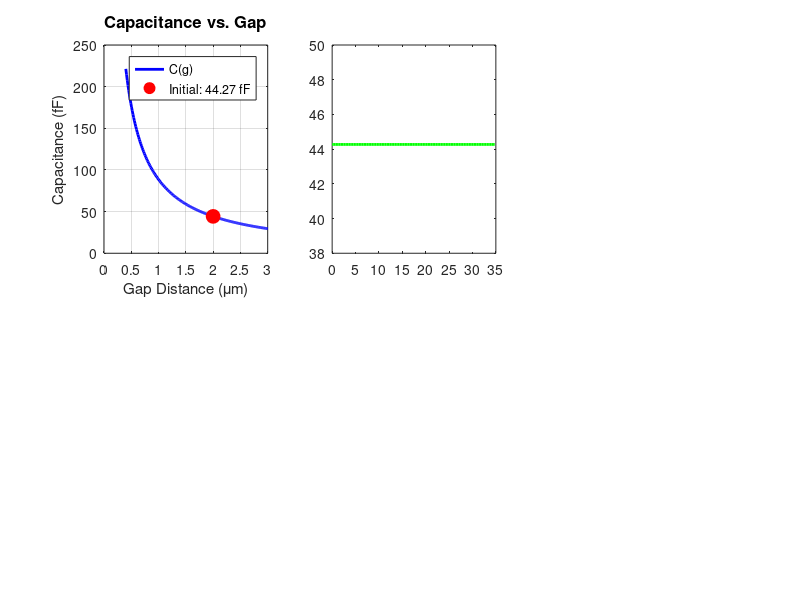

Write the MATLAB code that produced this figure. (Note: this script raises an error after producing the figure.)
%% MEMS Capacitive Sensor Model and Simulation
% ============================================
% This script models a MEMS capacitive sensor (e.g., accelerometer or pressure
% sensor) and simulates its electrical characteristics including:
% - Capacitance vs. displacement
% - Pull-in voltage
% - Electrostatic force
% - C-V characteristics
% - Sensitivity analysis
%
% Author: Silicon Fabrication Handbook Contributors
% License: MIT

clear; close all; clc;

%% Physical Constants
epsilon_0 = 8.854e-12;  % Vacuum permittivity [F/m]
epsilon_r_air = 1.0;    % Relative permittivity of air

%% Device Geometry Parameters
% Parallel plate capacitor structure
L = 200e-6;      % Plate length [m] (200 μm)
W = 50e-6;       % Plate width [m] (50 μm)
g0 = 2e-6;       % Initial gap [m] (2 μm)
t = 10e-6;       % Structural thickness [m] (10 μm)

% Calculate effective area
A = L * W;       % Overlap area [m²]

% Mechanical properties (Silicon)
E = 169e9;       % Young's modulus [Pa]
k_spring = 50;   % Spring constant [N/m] (from spring design)

%% Display Device Specifications
fprintf('\n=======================================================\n');
fprintf('MEMS CAPACITIVE SENSOR SPECIFICATIONS\n');
fprintf('=======================================================\n');
fprintf('Plate Dimensions:\n');
fprintf('  Length:          %0.1f μm\n', L*1e6);
fprintf('  Width:           %0.1f μm\n', W*1e6);
fprintf('  Thickness:       %0.1f μm\n', t*1e6);
fprintf('  Area:            %0.1f μm²\n', A*1e12);
fprintf('Initial Gap:       %0.2f μm\n', g0*1e6);
fprintf('Spring Constant:   %0.2f N/m\n', k_spring);
fprintf('=======================================================\n\n');

%% Function Definitions

% Capacitance as function of gap
capacitance = @(g) epsilon_0 * epsilon_r_air * A ./ g;

% Electrostatic force (attractive)
force_elec = @(V, g) 0.5 * epsilon_0 * A * V.^2 ./ g.^2;

% Spring restoring force
force_spring = @(x) k_spring * x;

% Pull-in voltage calculation
V_pullin = sqrt((8 * k_spring * g0^3) / (27 * epsilon_0 * A));

%% 1. C-V Characteristics at Different Displacements
fprintf('Calculating C-V characteristics...\n');

% Define displacement range (0 to 80% of gap to avoid pull-in)
x_range = linspace(0, 0.8*g0, 50);
V_range = linspace(0, 0.9*V_pullin, 100);

% Calculate capacitance matrix
C_matrix = zeros(length(x_range), length(V_range));
for i = 1:length(x_range)
    % Effective gap decreases as plate moves
    g_eff = g0 - x_range(i);
    
    % For each voltage, calculate equilibrium position
    for j = 1:length(V_range)
        % At equilibrium: F_elec = F_spring
        % This is simplified - actual device has voltage-dependent position
        C_matrix(i,j) = capacitance(g_eff);
    end
end

% Initial capacitance
C0 = capacitance(g0);

%% 2. Pull-in Analysis
fprintf('Analyzing pull-in instability...\n');

% At pull-in: V = V_pullin, x = g0/3
x_pullin = g0/3;
C_pullin = capacitance(g0 - x_pullin);

fprintf('\nPull-in Analysis:\n');
fprintf('  Pull-in Voltage:      %0.2f V\n', V_pullin);
fprintf('  Pull-in Distance:     %0.3f μm (1/3 of gap)\n', x_pullin*1e6);
fprintf('  Initial Capacitance:  %0.3f fF\n', C0*1e15);
fprintf('  Pull-in Capacitance:  %0.3f fF\n', C_pullin*1e15);
fprintf('  Capacitance Change:   %0.1f%%\n', (C_pullin/C0 - 1)*100);

%% 3. Voltage-Displacement Equilibrium
% Solve for equilibrium position at each voltage
V_eq = linspace(0, 0.95*V_pullin, 200);
x_eq = zeros(size(V_eq));

for i = 1:length(V_eq)
    % Solve equilibrium equation: k*x = 0.5*ε*A*V²/(g0-x)²
    % Rearrange: k*x*(g0-x)² = 0.5*ε*A*V²
    
    % Use fzero to find equilibrium
    eq_func = @(x) force_spring(x) - force_elec(V_eq(i), g0-x);
    
    if V_eq(i) < V_pullin
        x_eq(i) = fzero(eq_func, [0, g0/3]);
    else
        x_eq(i) = NaN;  % Beyond pull-in
    end
end

% Calculate corresponding capacitance
C_eq = capacitance(g0 - x_eq);

%% 4. Sensitivity Analysis
fprintf('\nSensitivity Analysis:\n');

% Small-signal sensitivity: dC/dx at zero bias
dC_dx = epsilon_0 * A / g0^2;
sensitivity_mechanical = dC_dx;  % [F/m]

fprintf('  Mechanical Sensitivity (dC/dx): %0.3f fF/μm\n', dC_dx*1e15*1e6);

% For 1 fF capacitance change, required displacement:
delta_C_target = 1e-15;  % 1 fF
delta_x_for_1fF = delta_C_target / dC_dx;
fprintf('  Displacement for 1 fF change:   %0.3f nm\n', delta_x_for_1fF*1e9);

% Electromechanical sensitivity: dx/dV at operating point
V_op = 0.5 * V_pullin;  % Typical operating voltage
x_op = fzero(@(x) force_spring(x) - force_elec(V_op, g0-x), [0, g0/3]);
dFelec_dx = epsilon_0 * A * V_op^2 / (g0-x_op)^3;
dx_dV = (epsilon_0 * A * V_op) / ((g0-x_op)^2 * (k_spring + dFelec_dx));
fprintf('  Electromechanical (dx/dV):      %0.3f nm/V\n', dx_dV*1e9);

%% 5. Frequency Response (Resonant Behavior)
fprintf('\nCalculating frequency response...\n');

% Assuming proof mass m and damping b
m = 5e-9;        % Mass [kg] (5 nanograms - typical)
Q = 100;         % Quality factor (vacuum packaged)

omega_n = sqrt(k_spring / m);
f_n = omega_n / (2*pi);
b = k_spring / (Q * omega_n);

fprintf('  Resonant Frequency:   %0.2f kHz\n', f_n/1e3);
fprintf('  Quality Factor:       %0.1f\n', Q);
fprintf('  Damping Coefficient:  %0.2e N·s/m\n', b);

%% Plotting Results

%% Figure 1: Capacitance vs Gap
figure('Position', [100, 100, 1200, 800], 'Name', 'MEMS Capacitor Analysis');

subplot(2,3,1)
g_plot = linspace(0.2*g0, 1.5*g0, 200);
C_plot = capacitance(g_plot) * 1e15;  % Convert to fF
plot(g_plot*1e6, C_plot, 'b-', 'LineWidth', 2);
hold on;
plot(g0*1e6, C0*1e15, 'ro', 'MarkerSize', 10, 'MarkerFaceColor', 'r');
grid on;
xlabel('Gap Distance (μm)', 'FontSize', 11);
ylabel('Capacitance (fF)', 'FontSize', 11);
title('Capacitance vs. Gap', 'FontSize', 12, 'FontWeight', 'bold');
legend('C(g)', sprintf('Initial: %.2f fF', C0*1e15), 'Location', 'northeast');
set(gca, 'FontSize', 10);

%% Figure 2: C-V Curve at Zero Displacement
subplot(2,3,2)
V_cv = linspace(0, 0.95*V_pullin, 100);
C_cv = capacitance(g0) * ones(size(V_cv)) * 1e15;
plot(V_cv, C_cv, 'g-', 'LineWidth', 2);
hold on;
xline(V_pullin, 'r--', 'LineWidth', 2, 'Label', sprintf('V_{pull-in} = %.2fV', V_pullin));
grid on;
xlabel('Applied Voltage (V)', 'FontSize', 11);
ylabel('Capacitance (fF)', 'FontSize', 11);
title('C-V at Zero Bias (Rigid Plate)', 'FontSize', 12, 'FontWeight', 'bold');
xlim([0, V_pullin*1.1]);
set(gca, 'FontSize', 10);

%% Figure 3: Electrostatic Force vs Displacement
subplot(2,3,3)
x_force = linspace(0, 0.9*g0, 200);
V_forces = [5, 10, 15, 20];  % Different voltages
colors = {'b', 'g', 'r', 'm'};

for i = 1:length(V_forces)
    F_elec_plot = force_elec(V_forces(i), g0 - x_force) * 1e9;  % Convert to nN
    plot(x_force*1e6, F_elec_plot, colors{i}, 'LineWidth', 2, ...
         'DisplayName', sprintf('V = %d V', V_forces(i)));
    hold on;
end

% Add spring force
F_spring_plot = force_spring(x_force) * 1e9;
plot(x_force*1e6, F_spring_plot, 'k--', 'LineWidth', 2, 'DisplayName', 'Spring Force');

grid on;
xlabel('Displacement (μm)', 'FontSize', 11);
ylabel('Force (nN)', 'FontSize', 11);
title('Electrostatic vs. Spring Force', 'FontSize', 12, 'FontWeight', 'bold');
legend('Location', 'northwest', 'FontSize', 9);
set(gca, 'FontSize', 10);

%% Figure 4: Equilibrium Displacement vs Voltage
subplot(2,3,4)
plot(V_eq, x_eq*1e6, 'b-', 'LineWidth', 2);
hold on;
plot(V_pullin, x_pullin*1e6, 'ro', 'MarkerSize', 10, 'MarkerFaceColor', 'r');
xline(V_pullin, 'r--', 'LineWidth', 1.5);
yline(g0*1e6/3, 'r--', 'LineWidth', 1.5);
grid on;
xlabel('Applied Voltage (V)', 'FontSize', 11);
ylabel('Displacement (μm)', 'FontSize', 11);
title('Voltage-Displacement Curve', 'FontSize', 12, 'FontWeight', 'bold');
legend('Equilibrium', 'Pull-in Point', 'Location', 'northwest');
xlim([0, V_pullin*1.1]);
ylim([0, g0*1e6]);
set(gca, 'FontSize', 10);

%% Figure 5: Capacitance vs Voltage (with displacement)
subplot(2,3,5)
plot(V_eq, C_eq*1e15, 'b-', 'LineWidth', 2);
hold on;
plot(V_pullin, C_pullin*1e15, 'ro', 'MarkerSize', 10, 'MarkerFaceColor', 'r');
xline(V_pullin, 'r--', 'LineWidth', 1.5, 'Label', 'Pull-in');
grid on;
xlabel('Applied Voltage (V)', 'FontSize', 11);
ylabel('Capacitance (fF)', 'FontSize', 11);
title('C-V Characteristic (Compliant)', 'FontSize', 12, 'FontWeight', 'bold');
legend('C(V) with displacement', 'Pull-in', 'Location', 'northwest');
xlim([0, V_pullin*1.1]);
set(gca, 'FontSize', 10);

%% Figure 6: Sensitivity Map
subplot(2,3,6)
V_sens = linspace(0, 0.9*V_pullin, 50);
x_sens = linspace(0, 0.8*g0, 50);
[V_mesh, X_mesh] = meshgrid(V_sens, x_sens);

% Calculate capacitance sensitivity at each point
Sens_map = epsilon_0 * A ./ (g0 - X_mesh).^2 * 1e15 * 1e6;  % fF/μm

contourf(V_mesh, X_mesh*1e6, Sens_map, 20);
colorbar;
xlabel('Voltage (V)', 'FontSize', 11);
ylabel('Displacement (μm)', 'FontSize', 11);
title('Sensitivity Map (dC/dx in fF/μm)', 'FontSize', 12, 'FontWeight', 'bold');
set(gca, 'FontSize', 10);

%% Save Results
fprintf('\nSaving plots...\n');
saveas(gcf, 'capacitive_sensor_analysis.png');

%% Additional Analysis: Noise Floor
fprintf('\n=======================================================\n');
fprintf('NOISE ANALYSIS\n');
fprintf('=======================================================\n');

k_B = 1.38e-23;  % Boltzmann constant [J/K]
T = 300;         % Temperature [K]

% Thermomechanical noise
x_thermal = sqrt(k_B * T / k_spring) * 1e9;  % [nm]
C_noise = sensitivity_mechanical * x_thermal * 1e-9 * 1e15;  % [fF]

fprintf('Thermomechanical Noise:\n');
fprintf('  Position noise:       %0.3f pm RMS\n', x_thermal*1e3);
fprintf('  Capacitance noise:    %0.3f aF RMS\n', C_noise*1e3);

% Electronic noise (assuming readout circuit)
% Typical capacitance readout: 10 aF/√Hz @ 1 kHz
C_elec_noise = 10e-18;  % [F/√Hz]
BW = f_n;               % Measurement bandwidth [Hz]
C_total_noise = sqrt(C_noise^2 + (C_elec_noise * sqrt(BW))^2);

fprintf('  Total capacitance noise (@ %0.1f kHz BW): %0.3f fF RMS\n', ...
        BW/1e3, C_total_noise);

% Minimum detectable displacement
x_min = C_total_noise / (sensitivity_mechanical * 1e15) * 1e9;
fprintf('  Minimum detectable displacement: %0.3f nm\n', x_min);

fprintf('=======================================================\n\n');

%% Design Space Exploration
fprintf('Design Space Exploration:\n');
fprintf('Effect of varying key parameters:\n\n');

% Vary gap
gaps = [1e-6, 2e-6, 3e-6, 5e-6];
fprintf('Gap Variation (fixed A = %0.1f μm²):\n', A*1e12);
for i = 1:length(gaps)
    C_temp = capacitance(gaps(i));
    V_pi_temp = sqrt((8 * k_spring * gaps(i)^3) / (27 * epsilon_0 * A));
    fprintf('  g = %0.1f μm: C0 = %0.2f fF, V_pullin = %0.2f V\n', ...
            gaps(i)*1e6, C_temp*1e15, V_pi_temp);
end

% Vary area
fprintf('\nArea Variation (fixed g = %0.1f μm):\n', g0*1e6);
areas = [50e-6*50e-6, 100e-6*100e-6, 200e-6*100e-6, 200e-6*200e-6];
for i = 1:length(areas)
    C_temp = epsilon_0 * areas(i) / g0;
    V_pi_temp = sqrt((8 * k_spring * g0^3) / (27 * epsilon_0 * areas(i)));
    fprintf('  A = %0.1f μm²: C0 = %0.2f fF, V_pullin = %0.2f V\n', ...
            areas(i)*1e12, C_temp*1e15, V_pi_temp);
end

fprintf('\n=======================================================\n');
fprintf('Analysis Complete!\n');
fprintf('=======================================================\n\n');

%% Export Data
% Save key results to CSV for further analysis
results_table = table(V_eq', x_eq'*1e6, C_eq'*1e15, ...
    'VariableNames', {'Voltage_V', 'Displacement_um', 'Capacitance_fF'});
writetable(results_table, 'capacitor_cv_data.csv');
fprintf('Data exported to: capacitor_cv_data.csv\n\n');
